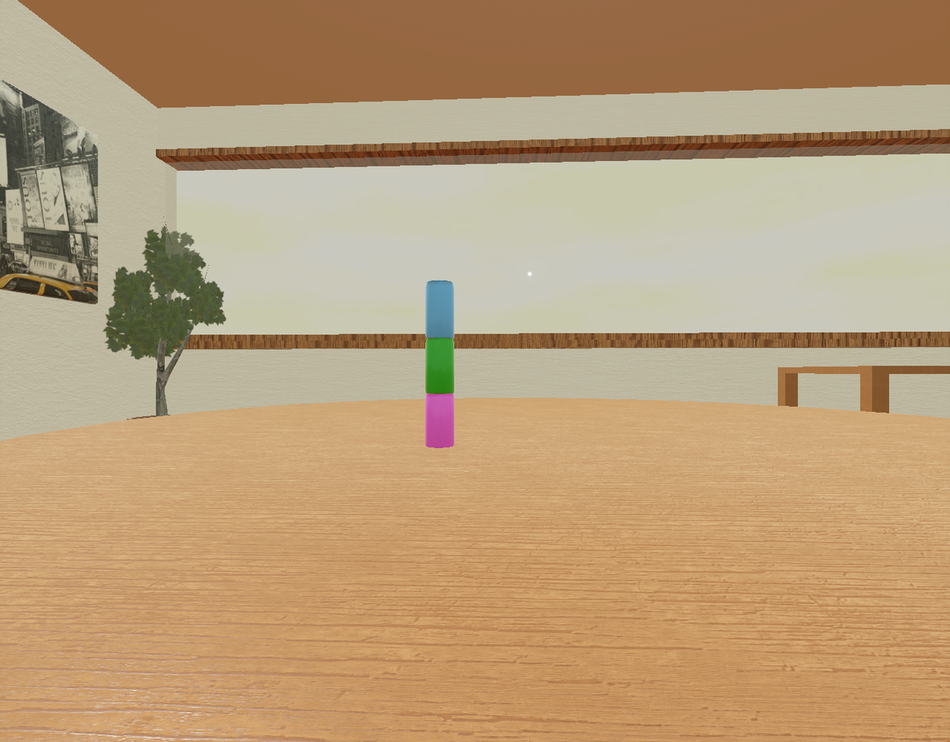
#> input picture BGP.png, 950 x 742 px, shrunk from 1151 x 899 before the run
$ python contouring.py
#> lines starting #> are read from the running program, lines starting #| are printed output that depends on the picture; after the words box and inside, x2 and y2 are one past the last pixel; in counts of white or black regions, pixels touching at a corner belong together
import numpy as np
import cv2
import random

img = cv2.imread("BGP.png",1)
#> img is the input picture: shape (742, 950, 3); mean B, G, R 121.3, 157.3, 185.6
gray=cv2.cvtColor(img,cv2.COLOR_BGR2GRAY)
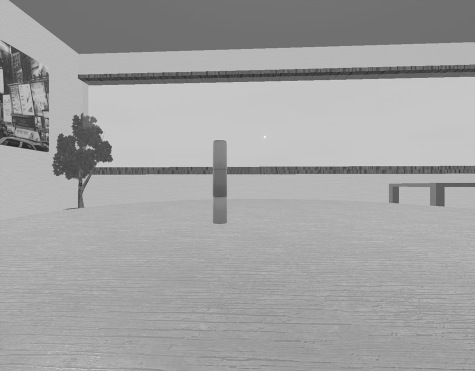
#> gray: shape (742, 950) (shown at 1/2 size); min 29, max 255, mean 161.7
edges=cv2.Canny(img,50,300)
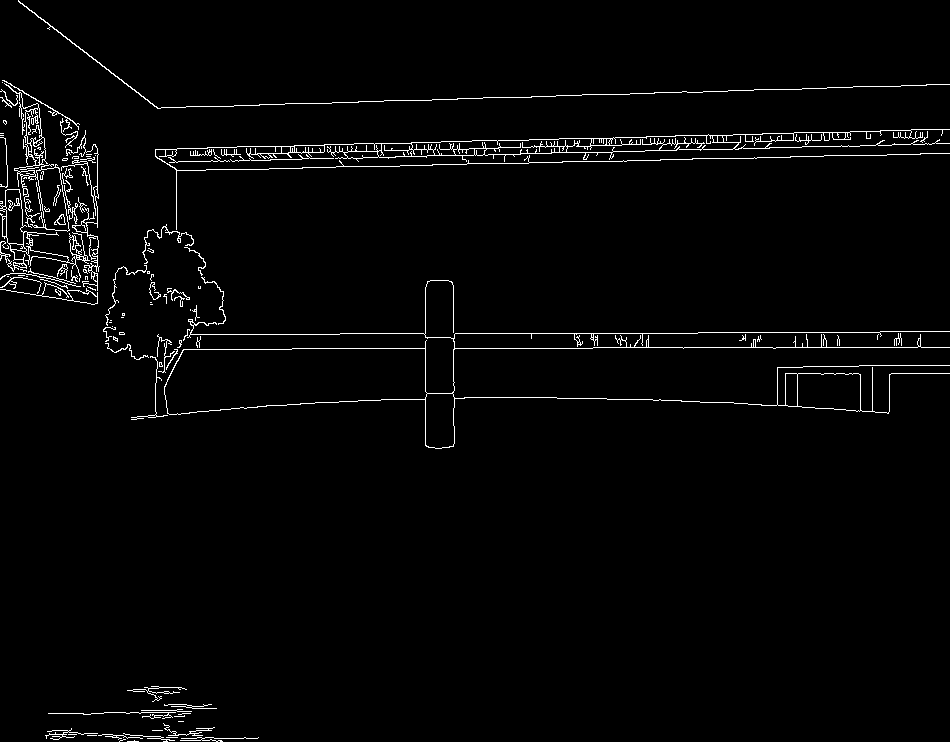
#> edges: shape (742, 950); 2.2% white in thin lines or dots

thresh=cv2.adaptiveThreshold(gray,255,cv2.ADAPTIVE_THRESH_GAUSSIAN_C,cv2.THRESH_BINARY_INV,175,1)
#> thresh: shape (742, 950); 35.9% white; 4135 white regions (3757 under 20 px), largest, box (x1, y1, x2, y2) and area: (0, 422, 950, 655) 59001, (18, 0, 950, 108) 57587, (103, 224, 950, 449) 26465
#cv2.imshow("Binary",thresh)
sumimg=thresh-edges
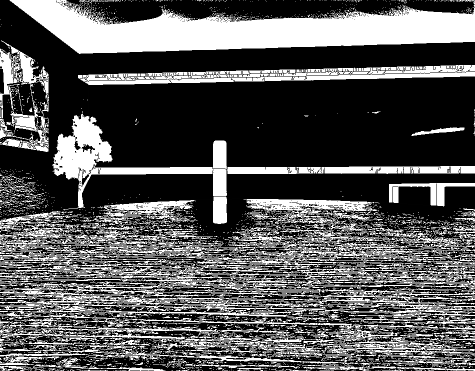
#> sumimg: shape (742, 950) (shown at 1/2 size); min 0, max 255, mean 87.9

edges2=cv2.Canny(sumimg,50,200)
#> edges2: shape (742, 950); 15.5% white in thin lines or dots
difimg=sumimg-edges2
edges3=cv2.Canny(difimg,30,200)
#> edges3: shape (742, 950); 18% white in thin lines or dots
dmg=difimg-edges3
edges4=cv2.Canny(dmg,30,200)
#> edges4: shape (742, 950); 19.4% white in thin lines or dots
dmh=dmg-edges4
#cv2.imshow("Canny",edges4)
edges5=cv2.Canny(dmh,30,200)
#> edges5: shape (742, 950); 19.8% white in thin lines or dots
dmi=dmh-edges5
edges6=cv2.Canny(dmi,40,200)
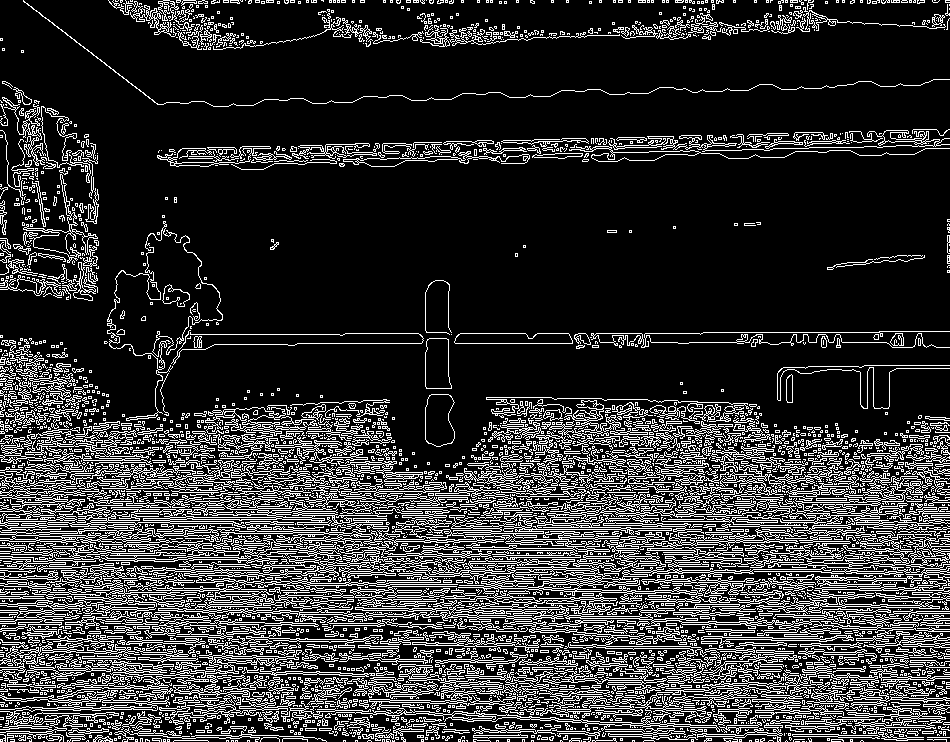
#> edges6: shape (742, 950); 19.9% white in thin lines or dots
dmj=dmi-edges6
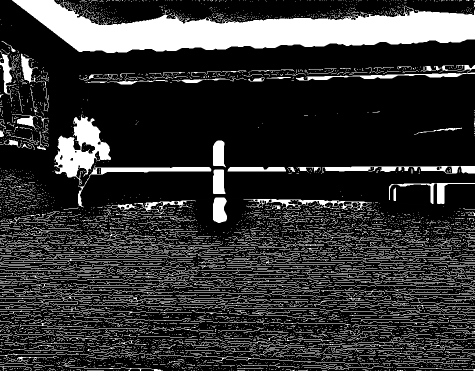
#> dmj: shape (742, 950) (shown at 1/2 size); min 0, max 255, mean 51.4
contours, hierarchy = cv2.findContours(dmj,cv2.RETR_TREE,cv2.CHAIN_APPROX_SIMPLE)
#> contours = 14362 contours, 12866 with area under 20; largest, box (x1, y1, x2, y2) and area: (0, 221, 950, 742) 306534, (18, 0, 950, 109) 59468, (0, 80, 100, 305) 15414, (155, 129, 950, 230) 14668, (337, 397, 549, 500) 9158
print(len(contours))
#| 14362
cv2.imshow("Diff",dmj)
filtered=[]
for c in contours:
    if cv2.contourArea(c)<100:continue
    filtered.append(c)
#> this loop made 14362 passes
#> c on passes 1 to 3: [[909, 741]], [[891, 741]], [[889, 741]]
#> after the loop, filtered = 275 contours; largest, box (x1, y1, x2, y2) and area: (0, 221, 950, 742) 306534, (18, 0, 950, 109) 59468, (0, 80, 100, 305) 15414, (155, 129, 950, 230) 14668, (337, 397, 549, 500) 9158

print(len(filtered))
#| 275

objects=np.zeros([img.shape[0],img.shape[1],3],'uint8')
for c in filtered:
    col=(random.randint(0,255),random.randint(0,255),random.randint(0,255))
    cv2.drawContours(objects,[c],-1,col,-1)
    area=cv2.contourArea(c)
    p=cv2.arcLength(c,True)
    print(area,p)
#> this loop made 275 passes
#> (col, area, p) on passes 1 to 3: ((197, 215, 20), 230.5, 221.8), ((132, 248, 207), 131, 182.7), ((155, 244, 183), 231, 125.1)
#> (printed output is left out)
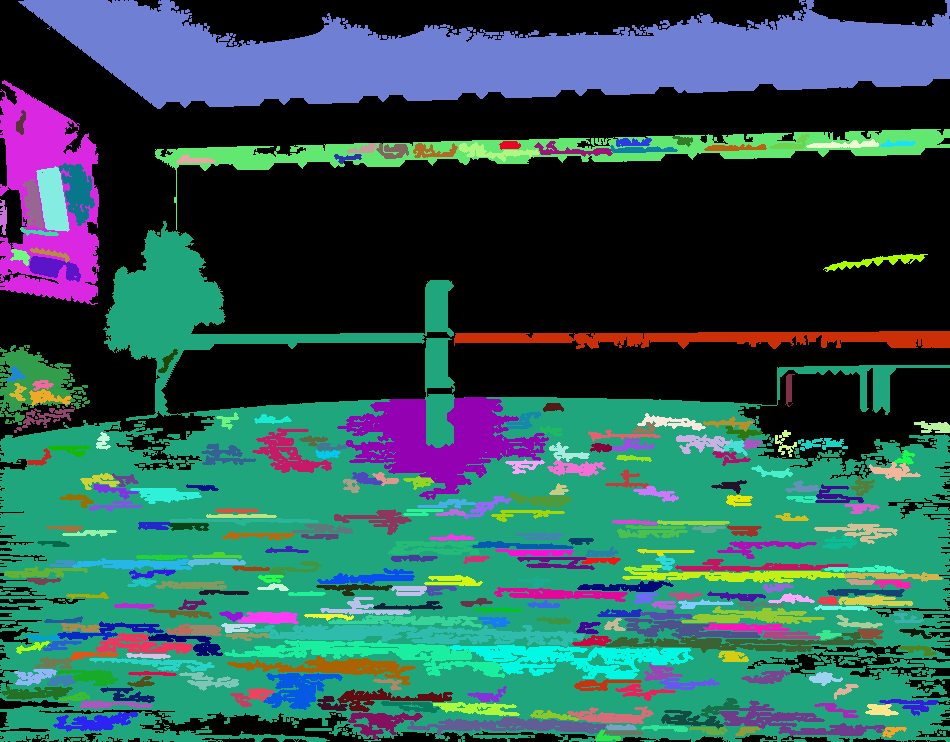
#> objects: shape (742, 950, 3); mean of channels 0, 1, 2 83.7, 85.7, 44.8; drawn as B, G, R

cv2.imshow("Contours",objects)

cv2.waitKey(0)
cv2.destroyAllWindows()

$ run again, with 3can.png copied over BGP.png
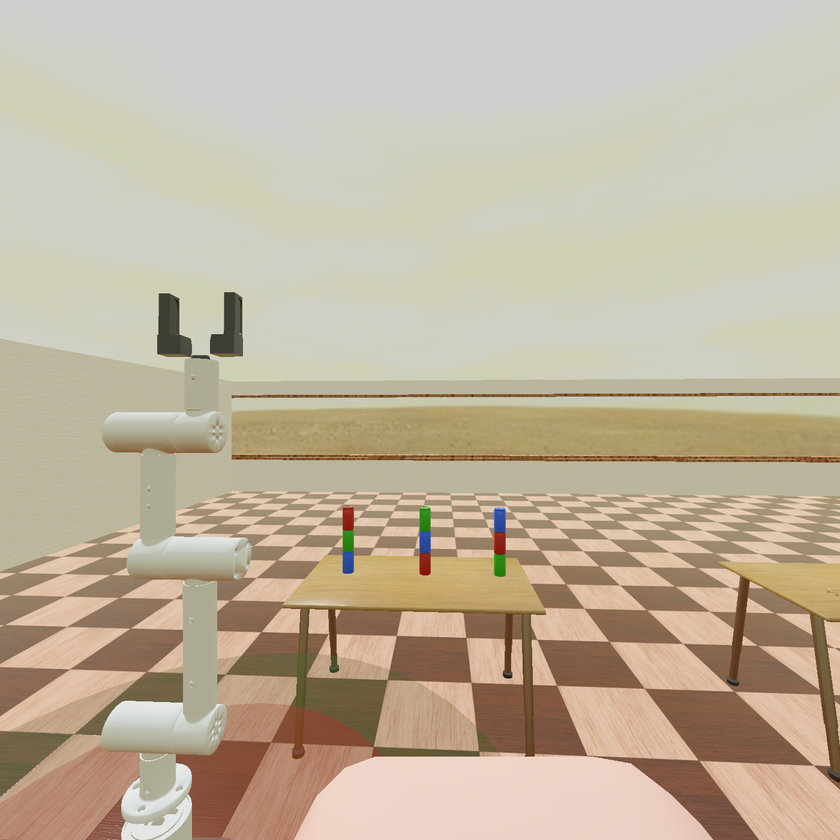
#> input picture 3can.png, 840 x 840 px, shrunk from 1400 x 1400 before the run
#> img is the input picture: shape (840, 840, 3); mean B, G, R 158.8, 179.3, 192.3
#> `edges=cv2.Canny(img,50,300)`:
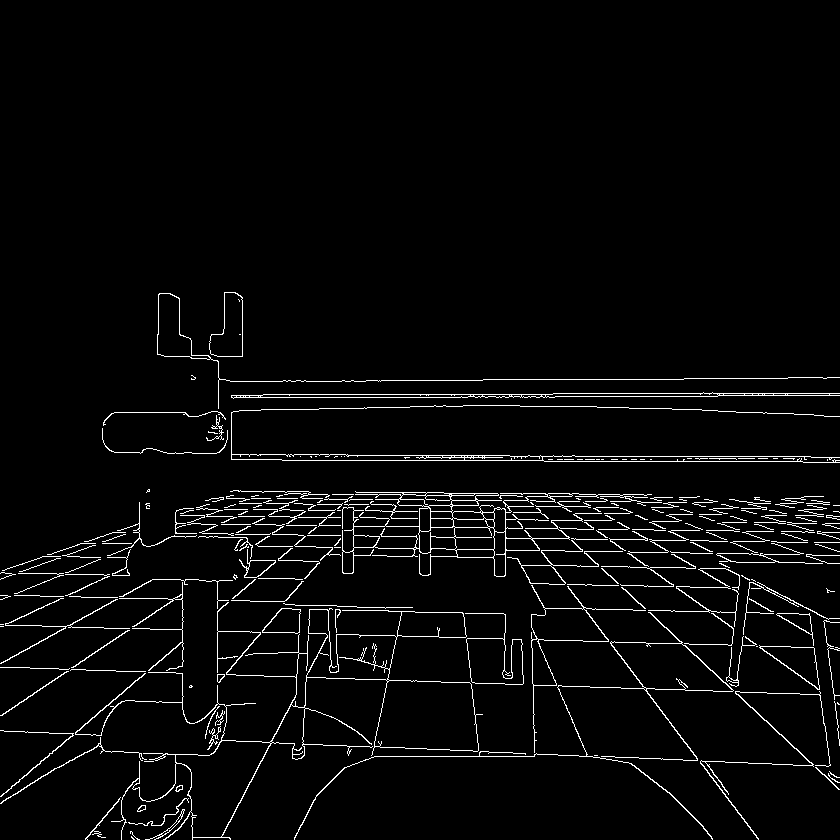
#> edges: shape (840, 840); 3.5% white in thin lines or dots, all inside (x1, y1, x2, y2) = (0, 292, 840, 840)
#> thresh: shape (840, 840); 30.9% white; 776 white regions (680 under 20 px), largest, box (x1, y1, x2, y2) and area: (0, 491, 840, 840) 111051, (231, 406, 840, 463) 30243, (0, 89, 629, 235) 16870
#> edges2: shape (840, 840); 5.8% white in thin lines or dots
#> edges3: shape (840, 840); 6.2% white in thin lines or dots
#> edges4: shape (840, 840); 6.5% white in thin lines or dots
#> edges5: shape (840, 840); 6.6% white in thin lines or dots
#> edges6: shape (840, 840); 6.6% white in thin lines or dots
#> contours = 8209 contours, 7876 with area under 20; largest, box (x1, y1, x2, y2) and area: (0, 454, 840, 840) 194198, (231, 405, 840, 463) 30533, (0, 293, 840, 530) 27649, (0, 89, 629, 235) 15726, (231, 531, 546, 611) 14409
#| 8209
#> the loop `for c in contours:` made 8209 passes
#> c on passes 1, 2, 4: [[192, 839]], [[145, 839], [148, 839]], [[192, 837]]
#> after the loop `for c in contours:`: filtered = 110 contours; largest, box (x1, y1, x2, y2) and area: (0, 454, 840, 840) 194198, (231, 405, 840, 463) 30533, (0, 293, 840, 530) 27649, (0, 89, 629, 235) 15726, (231, 531, 546, 611) 14409
#| 110
#> the loop `for c in filtered:` made 110 passes
#> (col, area, p) on passes 1 to 8: ((197, 215, 20), 101.5, 76.73), ((132, 248, 207), 109.5, 43.56), ((155, 244, 183), 111.5, 101.6), ((111, 71, 144), 230.5, 209.8), ((71, 48, 128), 175, 160.5), ((75, 158, 50), 301.5, 250), ((37, 169, 241), 194198.5, 11412.7), ((51, 181, 222), 100, 68.91)
#> (printed output is left out)
#> after the loop `for c in filtered:`:
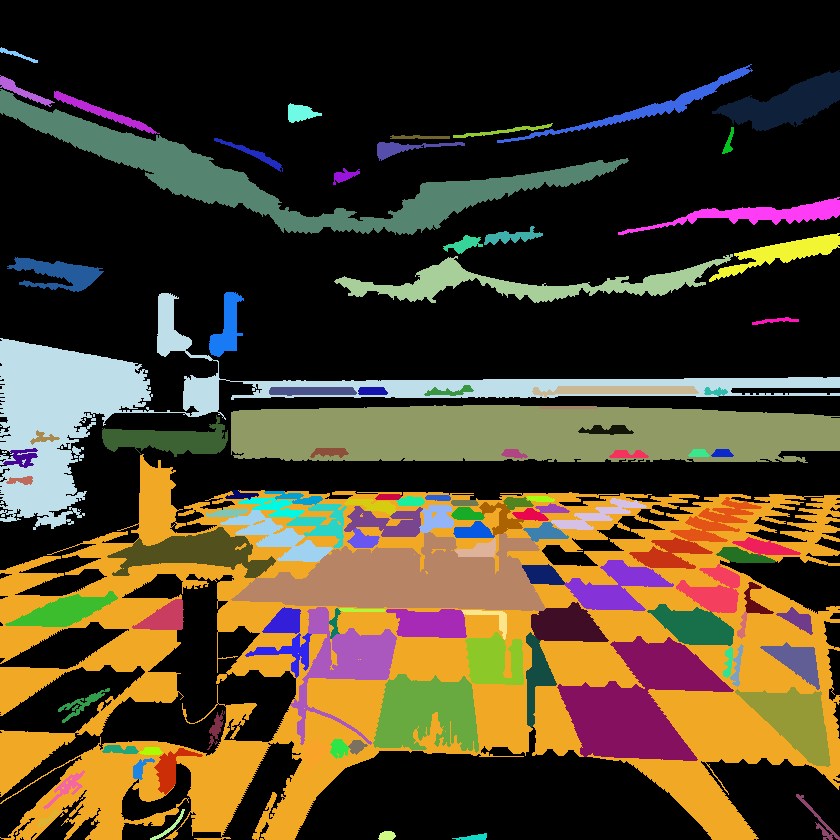
#> objects: shape (840, 840, 3); mean of channels 0, 1, 2 40.7, 63.4, 75.5; drawn as B, G, R

$ run again, with BRG.png copied over BGP.png
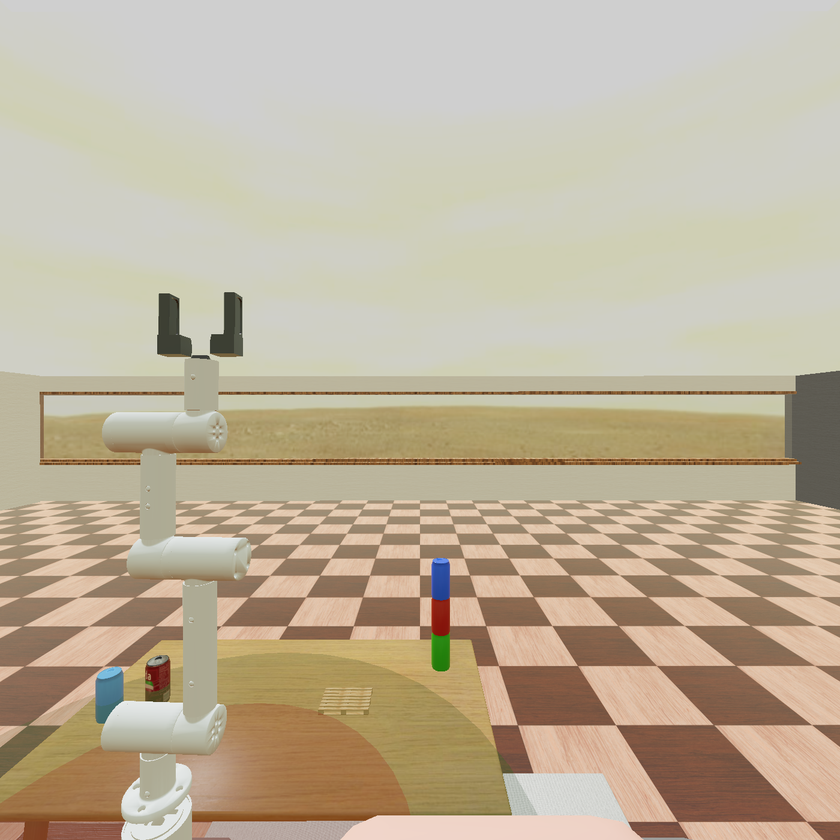
#> input picture BRG.png, 840 x 840 px, shrunk from 1400 x 1400 before the run
#> img is the input picture: shape (840, 840, 3); mean B, G, R 155.5, 177.5, 190.1
#> `edges=cv2.Canny(img,50,300)`:
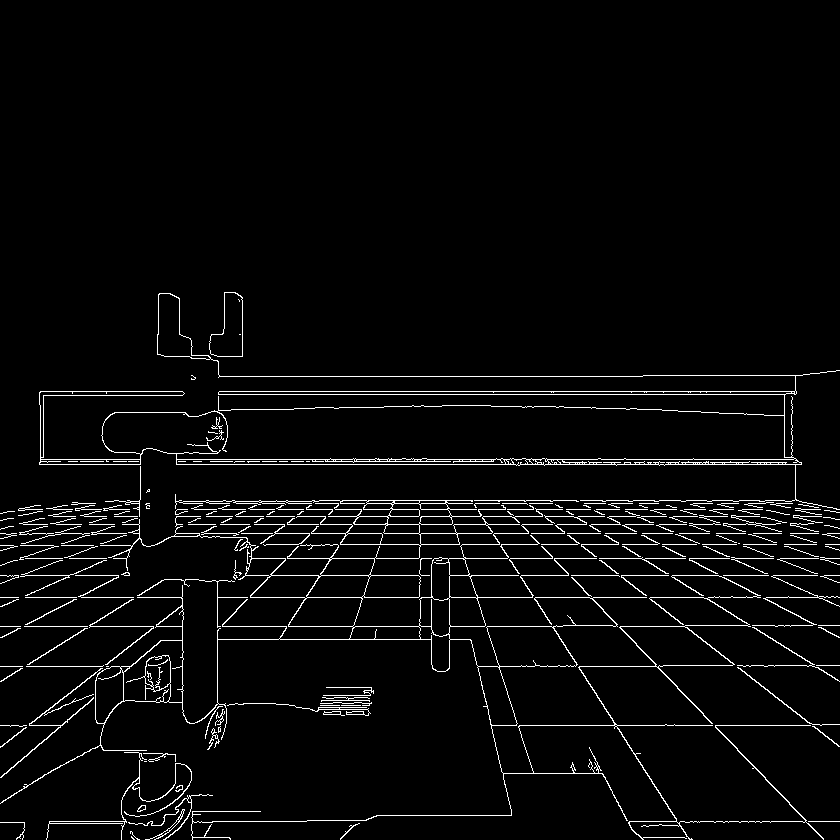
#> edges: shape (840, 840); 3.7% white in thin lines or dots, all inside (x1, y1, x2, y2) = (0, 292, 840, 840)
#> thresh: shape (840, 840); 34% white; 410 white regions (356 under 20 px), largest, box (x1, y1, x2, y2) and area: (0, 371, 840, 840) 184038, (0, 74, 602, 235) 16946, (313, 207, 840, 304) 11473
#> edges2: shape (840, 840); 5.8% white in thin lines or dots
#> edges3: shape (840, 840); 6.3% white in thin lines or dots
#> edges4: shape (840, 840); 6.6% white in thin lines or dots
#> edges5: shape (840, 840); 6.7% white in thin lines or dots
#> edges6: shape (840, 840); 6.7% white in thin lines or dots
#> contours = 7731 contours, 7380 with area under 20; largest, box (x1, y1, x2, y2) and area: (0, 293, 840, 840) 282696, (0, 73, 602, 234) 16422, (217, 597, 518, 783) 15133, (312, 207, 840, 304) 10604, (217, 393, 790, 416) 8546
#| 7731
#> the loop `for c in contours:` made 7731 passes
#> c on passes 1 to 3: [[192, 839]], [[145, 839], [148, 839]], [[675, 838], [675, 839], [677, 839], [677, 838]]
#> after the loop `for c in contours:`: filtered = 94 contours; largest, box (x1, y1, x2, y2) and area: (0, 293, 840, 840) 282696, (0, 73, 602, 234) 16422, (217, 597, 518, 783) 15133, (312, 207, 840, 304) 10604, (217, 393, 790, 416) 8546
#| 94
#> the loop `for c in filtered:` made 94 passes
#> (col, area, p) on passes 1 to 8: ((197, 215, 20), 112, 131.1), ((132, 248, 207), 110, 102.2), ((155, 244, 183), 239.5, 150.1), ((111, 71, 144), 169, 138.1), ((71, 48, 128), 123.5, 74.53), ((75, 158, 50), 282696.5, 14164.1), ((37, 169, 241), 104, 80.63), ((51, 181, 222), 322.5, 152.4)
#> (printed output is left out)
#> after the loop `for c in filtered:`:
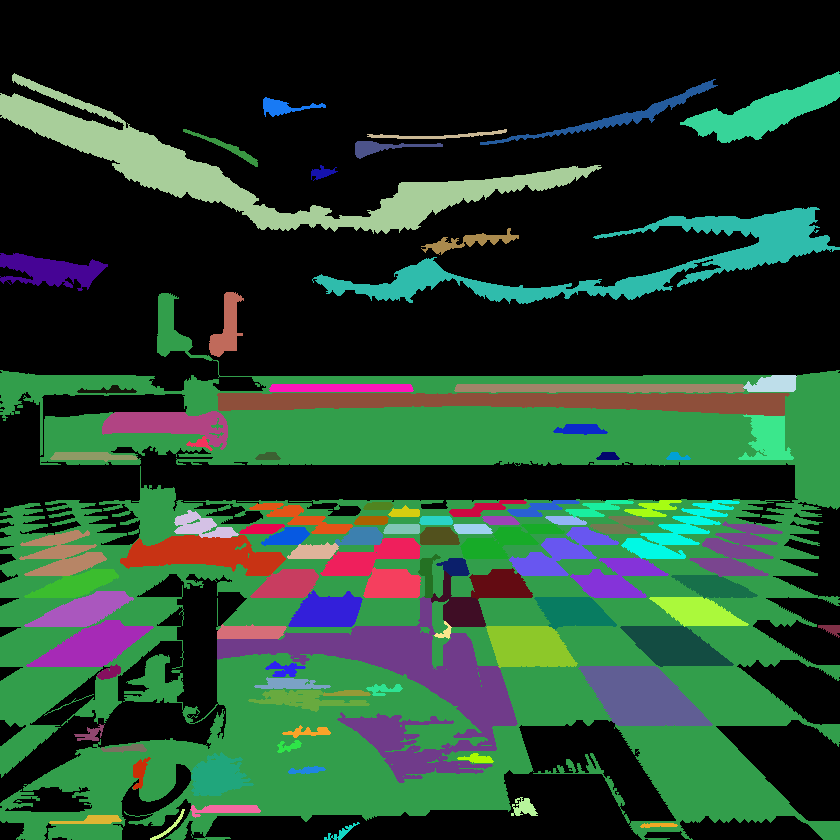
#> objects: shape (840, 840, 3); mean of channels 0, 1, 2 46.2, 66.7, 37.8; drawn as B, G, R
